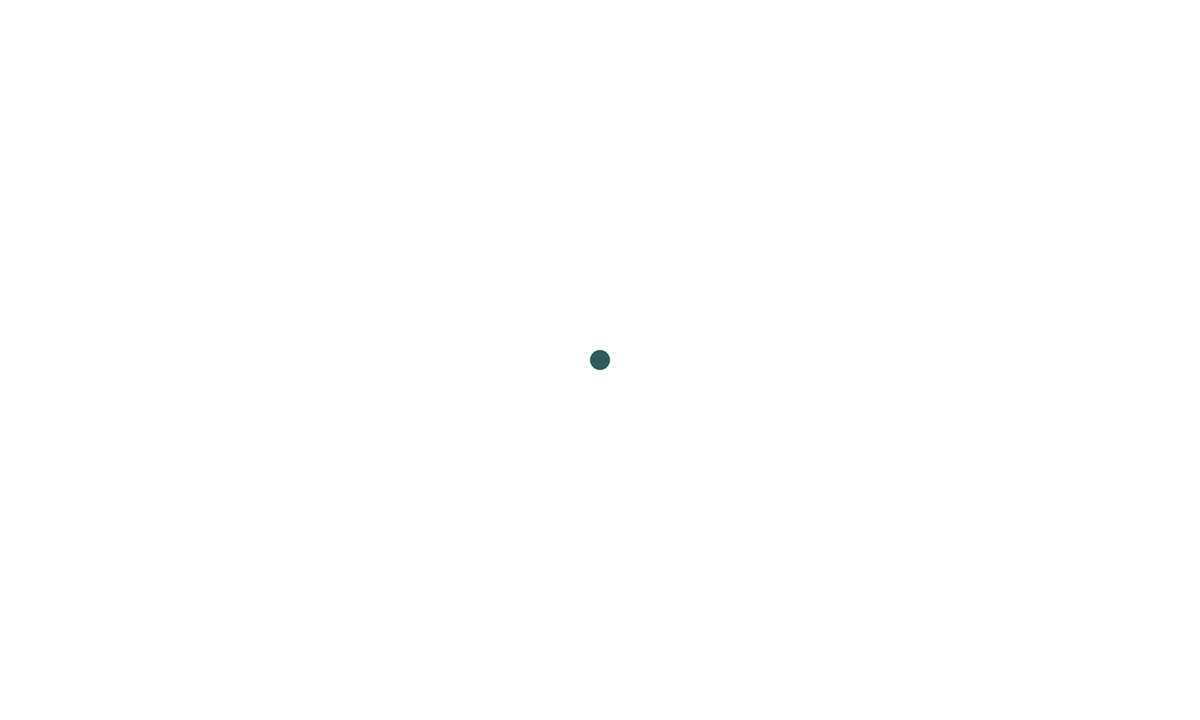
Frame 1 (no input)
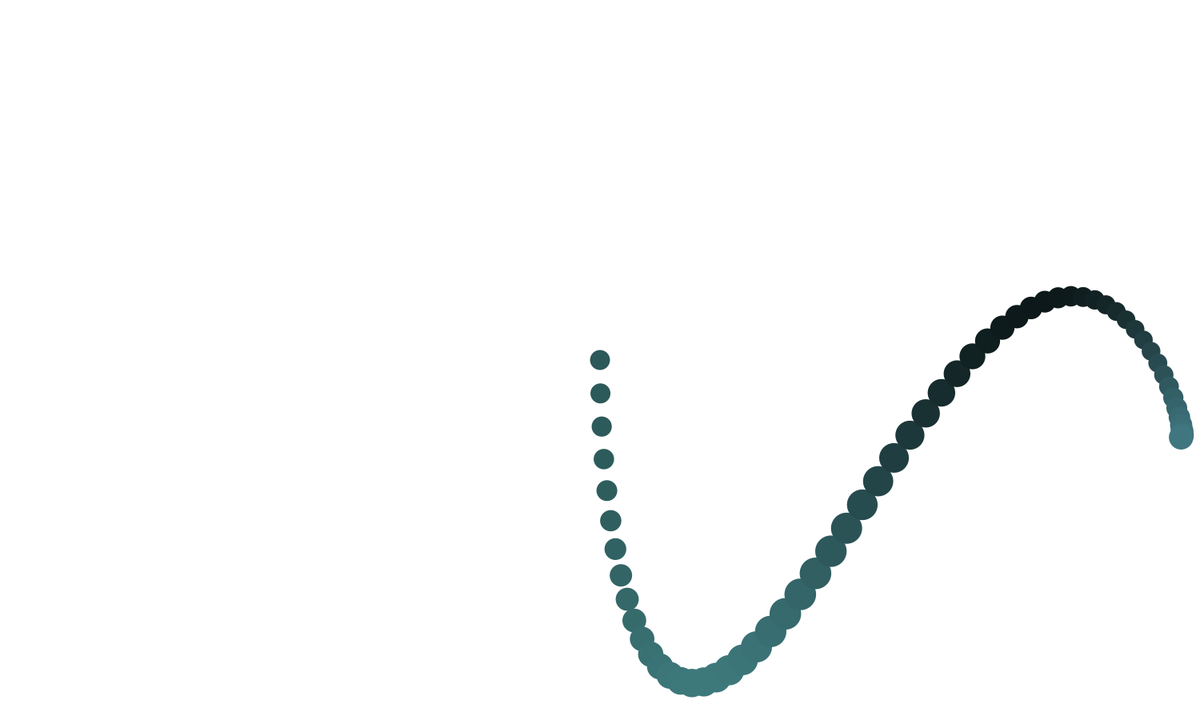
Frame 60 (the mouse pressed at the canvas centre just before this capture)
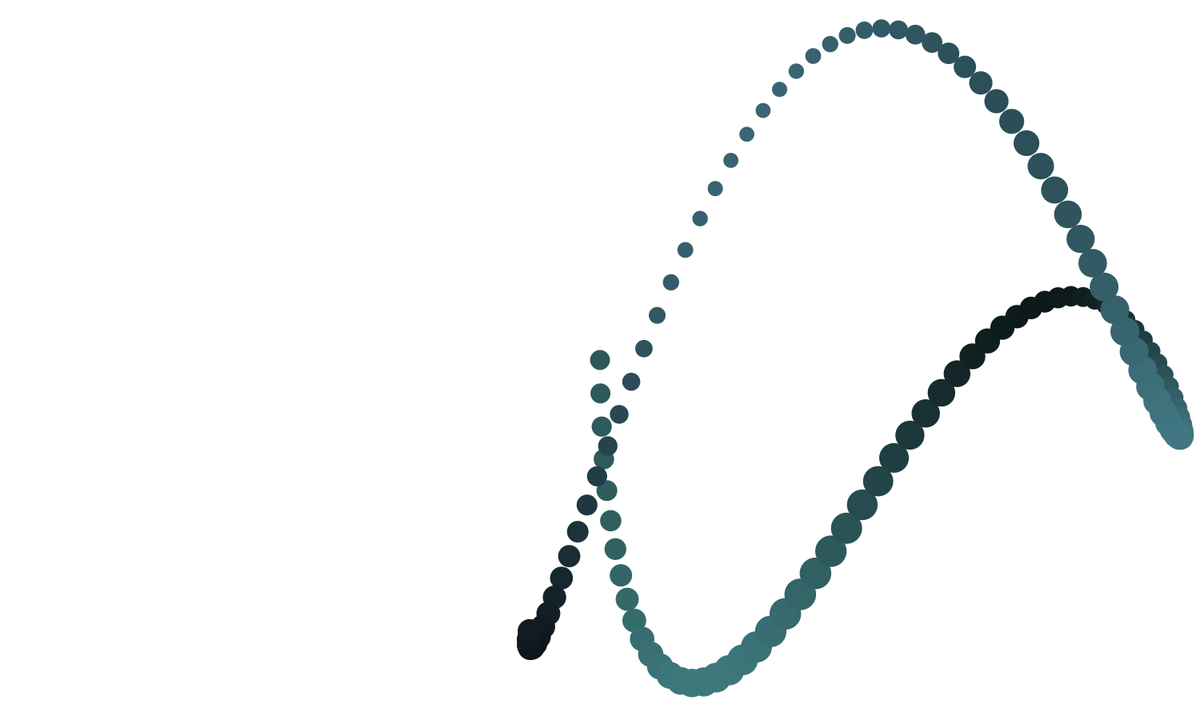
Frame 120 (the mouse held since frame 60 and released just before this capture)

The Processing sketch that drew these frames (run headless with seeded random() and noise(); from frame 60 on, the mouse is pressed at the canvas centre):

// Processing sketch: sin_curves
// ── sin_curves.pde
// variable "a" represents a constant
float a = 0;

void setup() {
  size(1500, 900);
  background(255);
  colorMode(HSB, 100);
  noStroke();
}

void draw() {
  // map() re-maps a number from one range to another
  
  float x = map(sin(a) * sin(a * 0.8), -1, 1, 0, width);
  float y = map(sin(a * 1.1 + 1.5) * sin(a * 3.1), -1, 1, 0, height);
  float colour = map(sin(a * 0.03), -1, 1, 0, 100);
  float size = map(sin(a * 2) * sin(a * 2.5), -1, 1, 10, 40);
  float brightness = map(sin(a * 1.3) * sin(a * 4.1), -1, 1, 10, 60);

  fill(colour, 50, brightness);
  ellipse(x, y, size, size);

  a += 0.03;
}
